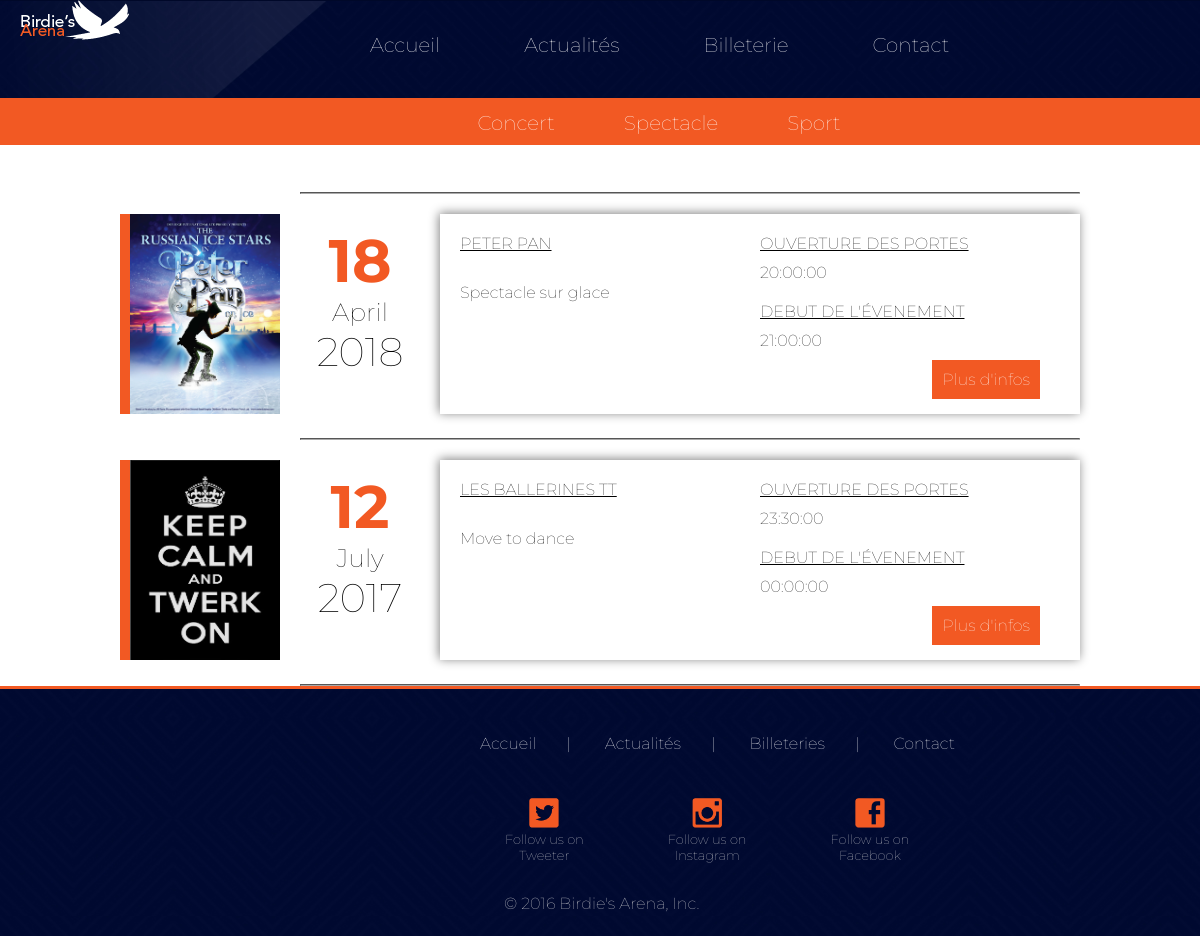
The page /spectacle.php on the database its author committed.
### tables this page shows
CREATE TABLE `evenement` (
  `id_event` int(5) NOT NULL,
  `type` varchar(100) NOT NULL,
  `titre` varchar(20) DEFAULT NULL,
  `heure` time DEFAULT NULL,
  `prix` int(3) DEFAULT NULL,
  `description` text,
  `resume` text,
  `ouverture` time DEFAULT NULL,
  `date_event` date DEFAULT NULL,
  `photo` varchar(100) NOT NULL
);

### spectacle.php (the view, shortened to what this page needs)
<!DOCTYPE html>
<html lang="en">
<?php include('connexion.php');?>
<head>
	<link rel="stylesheet" type="text/css" href="style/skin.css">
</head>
<body>
	<main>
		<header>
			<?php include('header.php') ?>
			<div class="navbar-bot">
				<ul class="navbar-ul-bot">
					<li class="navbar-li-bot"><a href="concert.php" class="navbar-a-bot">Concert</a></li>
					<li class="navbar-li-bot"><a href="spectacle.php" class="navbar-a-bot">Spectacle</a></li>
					<li class="navbar-li-bot"><a href="sport.php" class="navbar-a-bot">Sport</a></li>
				</ul>
			</div>
		</header>
		<hr>
			 <?php
			 $reponse = $pdo->query("SELECT `id_event`, `type`, `titre`, `heure`, `prix`, `description`, `resume`, `ouverture`, `date_event`, `photo`, DATE_FORMAT(date_event,'%e') as jour, DATE_FORMAT(date_event,'%M') as mois, DATE_FORMAT(date_event,'%Y') as annee FROM evenement WHERE type='spectacle'");
			 while ($donnees = $reponse->fetch()){?>
					 <div class="details">
						 <div class="image"><img src="img-layouts/<?= $donnees['photo']?>" alt="photo"/></div>
						 <div class="date clearfix">
						 <h5 class="jour"><?= $donnees['jour'] ?></h5>
						 <h5 class="mois"><?= $donnees['mois']?></h5>
						 <h5 class="annee"><?= $donnees['annee'] ?></h5>
					 </div>
					 <div class="description">
					 <div class="titre">
						 <h5 class="nom_gp"><?= $donnees['titre'] ?></h5>
						 <p class="gp_des"><?= $donnees['description']?></p>
					 </div>
					 <div class='infos'>
						 <h5>Ouverture des portes</h5>
						 <p><?=$donnees['ouverture']?></p>
						 <h5>Debut de l'évenement</h5>
						 <p><?=$donnees['heure'] ?></p>
						 <form action="details_event.php" method="post">
							 <a href="details_event.php?id=<?=$donnees['id_event']?>" class="infos">Plus d'infos</a>
						 </form>
					 </div>
					 </div>
				 </div>
				 <hr>
			 <?php }
			 include('footer.php');
			 ?>
	</main>
</body>
</html>

### header.php
<h1><a href="index.php"><img src="img-layouts/logo.png" class="logo"></a></h1>
<div class="navbar-top nav-home">
  <ul class="navbar-ul-top">
    <li class="navbar-li-top"><a href="index.php" class="navbar-a-top">Accueil</a></li>
    <li class="navbar-li-top"><a href="actualite.php" class="navbar-a-top">Actualités</a></li>
    <li class="navbar-li-top"><a href="billeterie.php" class="navbar-a-top">Billeterie</a></li>
    <li class="navbar-li-top"><a href="contact.php" class="navbar-a-top">Contact</a></li>
  </ul>
</div>

### footer.php
<footer>
  <ul class="footer-ul">
    <li class="footer-li"><a href="../index.html" class="footbar"> Accueil</a></li>|
    <li class="footer-li"><a href="../actualite.html" class="footbar"> Actualités</a></li>|
    <li class="footer-li"><a href="../billeterie.html" class="footbar"> Billeteries</a></li>|
    <li class="footer-li"><a href="contact.php" class="footbar"> Contact</a></li>
  </ul>
  <ul class="social">
    <li class="icon"><a href="#">
      <img src="img-layouts/twitter.png" class="icons"><br></a>
      Follow us on <br>Tweeter
     </li>
    <li class="icon"><a href="#">
      <img src="img-layouts/instagram.png" class="icons"><br></a>
      Follow us on <br>Instagram
     </li>
    <li class="icon"><a href="#">
      <img src="img-layouts/facebook.png" class="icons"><br></a>
      Follow us on <br>Facebook
     </li>
  </ul>
  <div class="copyright">
    &#169; 2016 Birdie's Arena, Inc.
  </div>
</footer>

### style/skin.css (style rules this page uses)
* { margin: 0; padding: 0; }
*, *:before, *:after { box-sizing: border-box; }
.clearfix:before, .clearfix:after { content: " "; display: table; }
html { background-color: #fff; }
body { font-family: 'Montserrat', sans-serif; font-weight: lighter; }
main { background-color: #fff; width: 100%; min-height: 600px; }
header { background-color: #000829; }
h1 { margin: 0; display: inline-block; }
a { text-decoration: none; }
.logo { position: relative; top: 0px; left: 20px; z-index: 99; }
.navbar-top, .navbar-bot { display: inline-block; float: right; position: relative; top: -47px; }
.navbar-top { color: #fff; height: 100px; width: 100%; background: url('../img-layouts/header.jpg'); background-repeat: no-repeat; background-size: cover; margin-top: 0; }
.navbar-bot { background-color: #f25923; padding: 10px 0 10px 150px; width: 100%; }
.navbar-ul-top { margin: 0; margin-left: 25%; }
.navbar-li-bot, .navbar-li-top { font-size: 20px; display: inline-block; }
.navbar-li-top { padding: 32px 0 32px 0; height: 100%; display: inline-block; margin-left: 60px; }
.navbar-li-bot { margin-left: 65px; color: #fff; }
.navbar-a-top { padding: 16px 10px 17px 10px; color: #fff; }
.navbar-ul-bot { margin-left: 25%; }
.navbar-a-bot { color: #fff; }
.navbar-li-bot:last-child, .navbar-li-top:last-child { margin-right: 30px; }
.footer-ul { margin: 45px 0 0 450px; display: inline-block; }
.footer-li { display: inline-block; margin: 0 30px 0 30px; }
.social { margin: 45px 0 0 425px; display: inline-block; }
.icon { color: #ddd; text-align: center; font-size: 13px; display: inline-block; margin-left: 80px; }
.icons { width: 30px; }
.copyright { color: #ddd; margin-left: 42%; margin-top: 30px; }
.footbar { color: #fff; }
hr { width: 780px; margin: 2% 0 0 300px; border-color: #aaa; }
.details { width: 960px; height: 200px; margin: auto; margin-top: 20px; }
.details img { color: black; margin-left: 10px; width: 150px; height: 200px; }
.details div.image { width: 160px; height: 200px; background: #f25923; float: left; }
.details div.date { width: 160px; height: 200px; float: left; text-align: center; }
.details div.date h5 { color: black; font-family: "Montserrat", Arial, sans-serif; font-weight: lighter; }
.details div.date h5.jour { color: #f25923; font-weight: bold; }
.details div.date h5.jour { font-size: 60px; margin-top: 10px; }
.details div.date h5.mois { font-size: 25px; }
.details div.date h5.annee { font-size: 40px; }
.details div.description { float: right; width: 640px; height: 200px; display: inline; box-shadow: -1px -1px 10px grey; }
.details div.description div { width: 300px; float: left; }
.details .description h5 { padding: 10px; margin-left: 10px; margin-top: 10px; width: 250px; font-size: 16px; text-transform: uppercase; font-family: "Montserrat", Arial, sans-serif; font-weight: lighter; text-decoration: underline; }
.details .description p { width: 200px; padding-left: 20px; font-family: "Montserrat", Arial, sans-serif; font-weight: lighter; }
.gp_des { margin-top: 20px; font-family: "Montserrat", Arial, sans-serif; }
.details a.infos { padding: 10px; margin: 10px 0 0 180px; float: right; background: #f25923; box-sizing: border-box; text-decoration: none; color: #fff; font-weight: lighter; font-family: "Montserrat", Arial, sans-serif; }
.nav-home { border-bottom: solid 3px; border-color: #f25923; }
footer { border-top: solid 3px; border-color: #f25923; color: #fff; margin: 0; background-image: url('../img-layouts/footer.jpg'); height: 250px; }

### rows shown on the page
evenement: photo (picture), jour "18", mois "April", annee "2018", titre "PETER PAN", description "Spectacle sur glace", ouverture "20:00:00", heure "21:00:00"
evenement: photo (picture), jour "12", mois "July", annee "2017", titre "LES BALLERINES TT", description "Move to dance", ouverture "23:30:00", heure "00:00:00"
